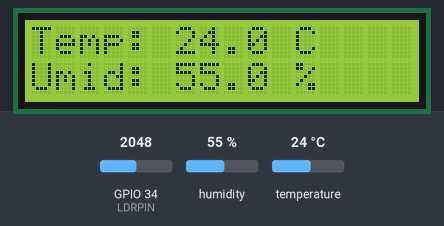
The sketch below on a simulated ESP32. Shown: 16×2 character LCD. The test bench sets the inputs (shaded band); at power-on: temperature 24 °C, humidity 55 %, GPIO 34 (LDRPIN) = 2048. What the sketch prints to the serial monitor is not drawn.

Above: at 2.7 s.
2.8 s: temperature set to 31.5 °C
At 4.4 s:
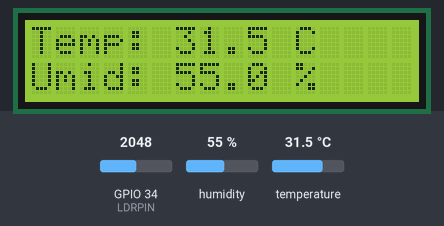
5.5 s: temperature set to 32.5 °C
At 6.0 s:
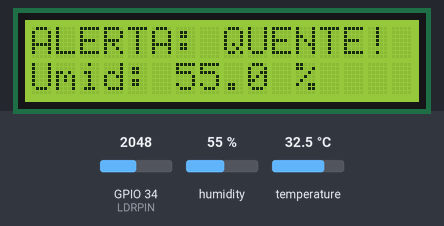
8.2 s: humidity set to 22 %
At 10.4 s:
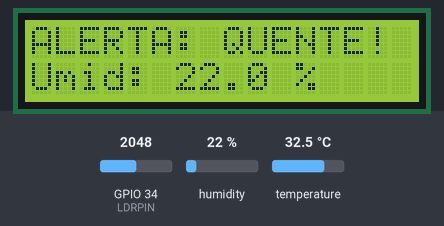
11.2 s: humidity set to 40 %
At 13.1 s:
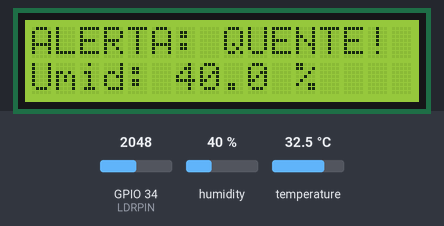
Timing chart, 0 to 14.6 s (numbered marks = the images above; inputs shaded):
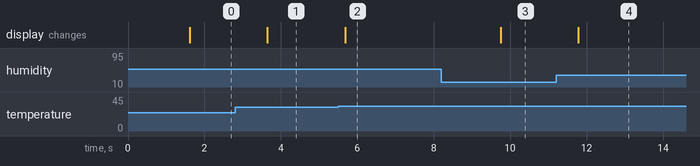

The sketch:

sketch.ino
```cpp
/**
 * LAB 06A: Interface LCD (Barramento I2C) - GABARITO Monolítico
 * UC S122 - Internet das Coisas | SENAI Porto Alegre
 */

#include <DHT.h>
#include <Wire.h>
#include <LiquidCrystal_I2C.h>

#define DHTPIN 15
#define DHTTYPE DHT22
#define LDRPIN 34

DHT dht(DHTPIN, DHTTYPE);
LiquidCrystal_I2C lcd(0x27, 16, 2);

void setup() {
  Serial.begin(115200);
  dht.begin();

  lcd.init();
  lcd.backlight();
  lcd.clear();
  lcd.setCursor(0, 0);
  lcd.print("Estufa IoT Monol");
  delay(1500);
}

void loop() {
  float temp = dht.readTemperature();
  float umid = dht.readHumidity();
  int luzRaw = analogRead(LDRPIN);

  int luzPerc = map(luzRaw, 0, 4095, 0, 100);

  if (isnan(temp) || isnan(umid)) {
    Serial.println("Erro ao ler dados dos sensores!");
    return;
  }

  Serial.printf(
    "T: %.1f C | U: %.1f %% | Luz: %d%%\n",
    temp, umid, luzPerc
  );

  lcd.clear();

  // Desafio: Alerta Visual Direto
  if (temp > 32.0) {
    lcd.setCursor(0, 0);
    lcd.print("ALERTA: QUENTE!");
  } else {
    lcd.setCursor(0, 0);
    lcd.print("Temp: ");
    lcd.print(temp, 1);
    lcd.print(" C");
  }

  lcd.setCursor(0, 1);
  lcd.print("Umid: ");
  lcd.print(umid, 1);
  lcd.print(" %");

  delay(2000);
}
```

Measured:
- the behaviour switches between 32 and 32.1 °C on temperature (found by bisection; images 1 and 2)
- after the input at 2.8 s, the display: changes after 0.85 s (image 1)
- after the input at 5.5 s, the display: changes after 0.18 s (image 2)
- after the input at 8.2 s, the display: changes after 1.5 s (image 3)
- after the input at 11.2 s, the display: changes after 0.58 s (image 4)
